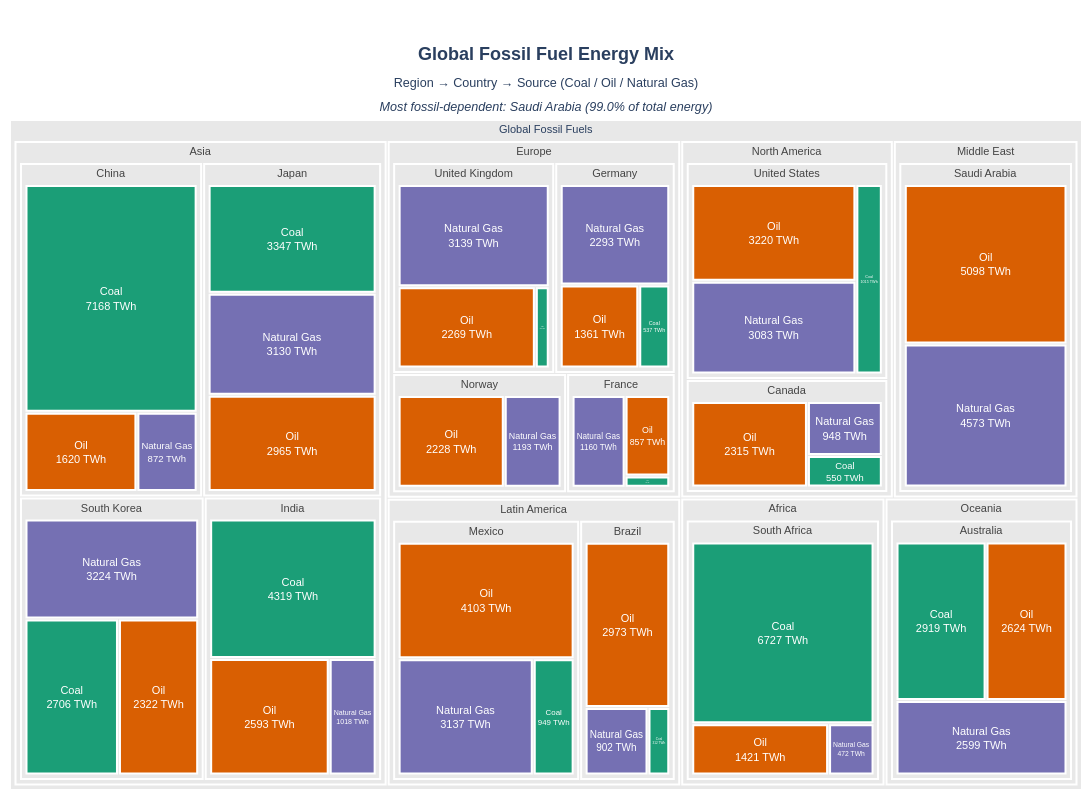

The cell this chart's notebook holds for it:
### Markdown cell above
## Task 1 — Treemap: fossil fuel dependency by country

**What to build:** A treemap showing **fossil fuel TWh only**, broken down by Region → Country → Source (Coal / Oil / Natural Gas).

**Requirements:**
- Filter to fossil sources only before plotting
- Use `path=['Region', 'Country', 'Source']` for the hierarchy
- Colour encodes the fossil source type (Coal / Oil / Natural Gas) with a CVD-safe palette
- Show TWh values in labels — no percentages
- Grey out parent nodes (Region and Country level)
- Insight title naming which region or country is most fossil-dependent

> 💡 `df.loc[df['Source_Type'] == 'Fossil']`

### Code cell
# Task 1
# YOUR CODE HERE
import pandas as pd
import plotly.graph_objects as go

# Load and filter data
df = pd.read_csv('../data/global_energy_mix.csv')
fossil_sources = ['Coal', 'Oil', 'Natural Gas']
df_fossil = df[df['Source'].isin(fossil_sources)].copy()

# CVD-safe colour palette for fossil sources
colour_map = {
    'Coal': '#1B9E77',      # teal (deuteranopia-safe)
    'Oil': '#D95F02',       # orange
    'Natural Gas': '#7570B3' # purple
}

# Calculate which country is most fossil-dependent (%)
total_by_country = df.groupby('Country')['TWh'].sum()
fossil_pct_by_country = (df_fossil.groupby('Country')['TWh'].sum() / total_by_country * 100)
most_fossil_country = fossil_pct_by_country.idxmax()
most_fossil_pct = fossil_pct_by_country.max()

# Build hierarchical labels and values
labels = []
parents = []
values = []
colours_list = []

# Add root
labels.append('Global Fossil Fuels')
parents.append('')
values.append(0)
colours_list.append('#E8E8E8')

# Add regions (parent level - will be greyed out)
regions = df_fossil['Region'].unique()
for region in regions:
    labels.append(region)
    parents.append('Global Fossil Fuels')
    values.append(0)
    colours_list.append('#E8E8E8')

# Add countries (parent level - will be greyed out)
for region in regions:
    countries_in_region = df_fossil[df_fossil['Region'] == region]['Country'].unique()
    for country in countries_in_region:
        labels.append(country)
        parents.append(region)
        values.append(0)
        colours_list.append('#E8E8E8')

# Add fossil sources (leaf level - coloured by source type)
for region in regions:
    countries_in_region = df_fossil[df_fossil['Region'] == region]['Country'].unique()
    for country in countries_in_region:
        sources_in_country = df_fossil[df_fossil['Country'] == country]
        for _, row in sources_in_country.iterrows():
            source = row['Source']
            twh = row['TWh']
            labels.append(f"{source}<br>{twh:.0f} TWh")
            parents.append(country)
            values.append(twh)
            colours_list.append(colour_map[source])

# Create treemap
fig = go.Figure(go.Treemap(
    labels=labels,
    parents=parents,
    values=values,
    marker=dict(
        colors=colours_list,
        line=dict(color='white', width=2)
    ),
    textposition='middle center',
    hovertemplate='<b>%{label}</b><extra></extra>',
    marker_colorscale=None  # Use custom colours
))

fig.update_layout(
    title={
        'text': f"<b>Global Fossil Fuel Energy Mix</b><br><sub>Region → Country → Source (Coal / Oil / Natural Gas)<br>"
                f"<i>Most fossil-dependent: {most_fossil_country} ({most_fossil_pct:.1f}% of total energy)</i></sub>",
        'x': 0.5,
        'xanchor': 'center',
        'font': {'size': 18}
    },
    width=1200,
    height=800,
    font=dict(size=11, family='Arial'),
    margin=dict(t=120, l=10, r=10, b=10)
)

fig.show()
print("✅ Treemap saved to fossil_fuel_treemap.html")
print(f"\n📊 Key Insight: {most_fossil_country} is the most fossil-dependent country at {most_fossil_pct:.1f}% of its energy mix")

### Figure 1 — Plotly figure (JSON) as saved in the notebook; plotly's stock layout.template omitted (floating-point values rounded to 4 significant figures)
{"data": [{"hovertemplate": "<b>%{label}</b><extra></extra>", "labels": ["Global Fossil Fuels", "North America", "Asia", "Europe", "Latin America", "Oceania", "Middle East", "Africa", "United States", "Canada", "China", "India", "Japan", "South Korea", "Germany", "France", "United Kingdom", "Norway", "Brazil", "Mexico", "Australia", "Saudi Arabia", "South Africa", "Coal<br>1015 TWh", "Oil<br>3220 TWh", "Natural Gas<br>3083 TWh", "Coal<br>550 TWh", "Oil<br>2315 TWh", "Natural Gas<br>948 TWh", "Coal<br>7168 TWh", "Oil<br>1620 TWh", "Natural Gas<br>872 TWh", "Coal<br>4319 TWh", "Oil<br>2593 TWh", "Natural Gas<br>1018 TWh", "Coal<br>3347 TWh", "Oil<br>2965 TWh", "Natural Gas<br>3130 TWh", "Coal<br>2706 TWh", "Oil<br>2322 TWh", "Natural Gas<br>3224 TWh", "Coal<br>537 TWh", "Oil<br>1361 TWh", "Natural Gas<br>2293 TWh", "Coal<br>120 TWh", "Oil<br>857 TWh", "Natural Gas<br>1160 TWh", "Coal<br>230 TWh", "Oil<br>2269 TWh", "Natural Gas<br>3139 TWh", "Oil<br>2228 TWh", "Natural Gas<br>1193 TWh", "Coal<br>312 TWh", "Oil<br>2973 TWh", "Natural Gas<br>902 TWh", "Coal<br>949 TWh", "Oil<br>4103 TWh", "Natural Gas<br>3137 TWh", "Coal<br>2919 TWh", "Oil<br>2624 TWh", "Natural Gas<br>2599 TWh", "Oil<br>5098 TWh", "Natural Gas<br>4573 TWh", "Coal<br>6727 TWh", "Oil<br>1421 TWh", "Natural Gas<br>472 TWh"], "marker": {"colors": ["#E8E8E8", "#E8E8E8", "#E8E8E8", "#E8E8E8", "#E8E8E8", "#E8E8E8", "#E8E8E8", "#E8E8E8", "#E8E8E8", "#E8E8E8", "#E8E8E8", "#E8E8E8", "#E8E8E8", "#E8E8E8", "#E8E8E8", "#E8E8E8", "#E8E8E8", "#E8E8E8", "#E8E8E8", "#E8E8E8", "#E8E8E8", "#E8E8E8", "#E8E8E8", "#1B9E77", "#D95F02", "#7570B3", "#1B9E77", "#D95F02", "#7570B3", "#1B9E77", "#D95F02", "#7570B3", "#1B9E77", "#D95F02", "#7570B3", "#1B9E77", "#D95F02", "#7570B3", "#1B9E77", "#D95F02", "#7570B3", "#1B9E77", "#D95F02", "#7570B3", "#1B9E77", "#D95F02", "#7570B3", "#1B9E77", "#D95F02", "#7570B3", "#D95F02", "#7570B3", "#1B9E77", "#D95F02", "#7570B3", "#1B9E77", "#D95F02", "#7570B3", "#1B9E77", "#D95F02", "#7570B3", "#D95F02", "#7570B3", "#1B9E77", "#D95F02", "#7570B3"], "line": {"color": "white", "width": 2}}, "parents": ["", "Global Fossil Fuels", "Global Fossil Fuels", "Global Fossil Fuels", "Global Fossil Fuels", "Global Fossil Fuels", "Global Fossil Fuels", "Global Fossil Fuels", "North America", "North America", "Asia", "Asia", "Asia", "Asia", "Europe", "Europe", "Europe", "Europe", "Latin America", "Latin America", "Oceania", "Middle East", "Africa", "United States", "United States", "United States", "Canada", "Canada", "Canada", "China", "China", "China", "India", "India", "India", "Japan", "Japan", "Japan", "South Korea", "South Korea", "South Korea", "Germany", "Germany", "Germany", "France", "France", "France", "United Kingdom", "United Kingdom", "United Kingdom", "Norway", "Norway", "Brazil", "Brazil", "Brazil", "Mexico", "Mexico", "Mexico", "Australia", "Australia", "Australia", "Saudi Arabia", "Saudi Arabia", "South Africa", "South Africa", "South Africa"], "textposition": "middle center", "type": "treemap", "values": [0, 0, 0, 0, 0, 0, 0, 0, 0, 0, 0, 0, 0, 0, 0, 0, 0, 0, 0, 0, 0, 0, 0, 1015, 3220, 3083, 550, 2315, 948, 7168, 1620, 872, 4319, 2593, 1018, 3347, 2965, 3130, 2706, 2322, 3224, 537, 1361, 2293, 120, 857, 1160, 230, 2269, 3139, 2228, 1193, 312, 2973, 902, 949, 4103, 3137, 2919, 2624, 2599, 5098, 4573, 6727, 1421, 472]}], "layout": {"font": {"family": "Arial", "size": 11}, "height": 800, "margin": {"b": 10, "l": 10, "r": 10, "t": 120}, "title": {"font": {"size": 18}, "text": "<b>Global Fossil Fuel Energy Mix</b><br><sub>Region → Country → Source (Coal / Oil / Natural Gas)<br><i>Most fossil-dependent: Saudi Arabia (99.0% of total energy)</i></sub>", "x": 0.5, "xanchor": "center"}, "width": 1200}}
